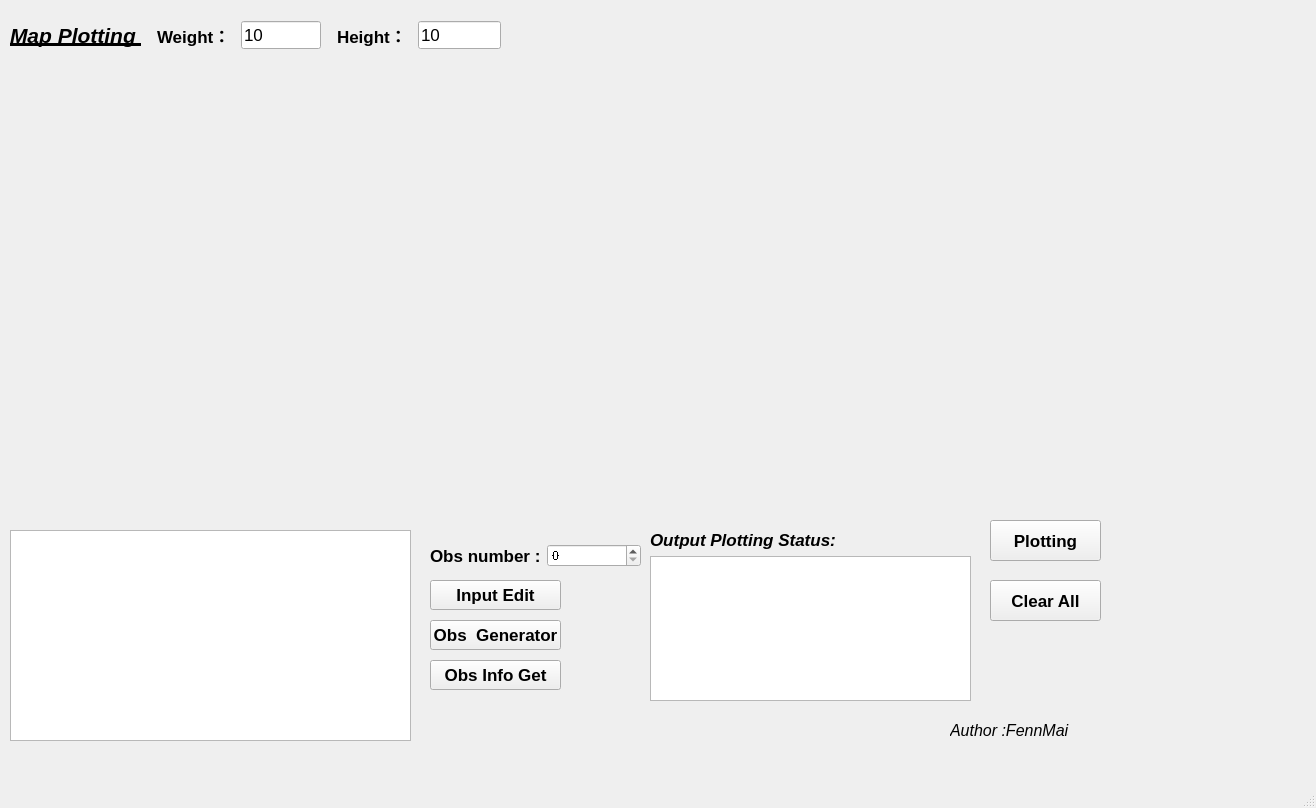
<?xml version="1.0" encoding="UTF-8"?>
<ui version="4.0">
 <class>PathPlanning_Platform</class>
 <widget class="QMainWindow" name="PathPlanning_Platform">
  <property name="geometry">
   <rect>
    <x>0</x>
    <y>0</y>
    <width>1316</width>
    <height>808</height>
   </rect>
  </property>
  <property name="windowTitle">
   <string>PathPlanning_Platform  1.2</string>
  </property>
  <property name="toolTip">
   <string/>
  </property>
  <property name="autoFillBackground">
   <bool>true</bool>
  </property>
  <widget class="QWidget" name="centralwidget">
   <widget class="QLabel" name="label">
    <property name="geometry">
     <rect>
      <x>10</x>
      <y>10</y>
      <width>141</width>
      <height>51</height>
     </rect>
    </property>
    <property name="font">
     <font>
      <pointsize>16</pointsize>
      <weight>75</weight>
      <italic>true</italic>
      <bold>true</bold>
      <underline>true</underline>
     </font>
    </property>
    <property name="text">
     <string>Map Plotting </string>
    </property>
   </widget>
   <widget class="QPushButton" name="Plotting">
    <property name="geometry">
     <rect>
      <x>990</x>
      <y>520</y>
      <width>111</width>
      <height>41</height>
     </rect>
    </property>
    <property name="font">
     <font>
      <pointsize>13</pointsize>
      <weight>75</weight>
      <italic>false</italic>
      <bold>true</bold>
     </font>
    </property>
    <property name="text">
     <string>Plotting</string>
    </property>
   </widget>
   <widget class="QWidget" name="verticalLayoutWidget">
    <property name="geometry">
     <rect>
      <x>10</x>
      <y>60</y>
      <width>941</width>
      <height>451</height>
     </rect>
    </property>
    <layout class="QVBoxLayout" name="QT_MapPlot"/>
   </widget>
   <widget class="QLabel" name="label_3">
    <property name="geometry">
     <rect>
      <x>950</x>
      <y>720</y>
      <width>121</width>
      <height>21</height>
     </rect>
    </property>
    <property name="font">
     <font>
      <pointsize>12</pointsize>
      <weight>50</weight>
      <italic>true</italic>
      <bold>false</bold>
     </font>
    </property>
    <property name="text">
     <string>Author :FennMai</string>
    </property>
   </widget>
   <widget class="QPushButton" name="Plotting_Clear">
    <property name="geometry">
     <rect>
      <x>990</x>
      <y>580</y>
      <width>111</width>
      <height>41</height>
     </rect>
    </property>
    <property name="font">
     <font>
      <pointsize>13</pointsize>
      <weight>75</weight>
      <italic>false</italic>
      <bold>true</bold>
     </font>
    </property>
    <property name="contextMenuPolicy">
     <enum>Qt::NoContextMenu</enum>
    </property>
    <property name="text">
     <string>Clear All</string>
    </property>
   </widget>
   <widget class="QWidget" name="layoutWidget">
    <property name="geometry">
     <rect>
      <x>650</x>
      <y>530</y>
      <width>321</width>
      <height>171</height>
     </rect>
    </property>
    <layout class="QVBoxLayout" name="output_lo">
     <item>
      <widget class="QLabel" name="label_2">
       <property name="font">
        <font>
         <pointsize>13</pointsize>
         <weight>75</weight>
         <italic>true</italic>
         <bold>true</bold>
        </font>
       </property>
       <property name="focusPolicy">
        <enum>Qt::TabFocus</enum>
       </property>
       <property name="text">
        <string>Output Plotting Status:</string>
       </property>
       <property name="scaledContents">
        <bool>false</bool>
       </property>
      </widget>
     </item>
     <item>
      <widget class="QTextBrowser" name="output_txt"/>
     </item>
    </layout>
   </widget>
   <widget class="QWidget" name="widget" native="true">
    <property name="geometry">
     <rect>
      <x>430</x>
      <y>530</y>
      <width>211</width>
      <height>51</height>
     </rect>
    </property>
    <layout class="QHBoxLayout" name="horizontalLayout">
     <item>
      <widget class="QLabel" name="label_4">
       <property name="font">
        <font>
         <pointsize>13</pointsize>
         <weight>75</weight>
         <bold>true</bold>
        </font>
       </property>
       <property name="mouseTracking">
        <bool>false</bool>
       </property>
       <property name="text">
        <string>Obs number :</string>
       </property>
       <property name="wordWrap">
        <bool>false</bool>
       </property>
      </widget>
     </item>
     <item>
      <widget class="QSpinBox" name="obs_nums_txt">
       <property name="font">
        <font>
         <stylestrategy>NoAntialias</stylestrategy>
        </font>
       </property>
       <property name="buttonSymbols">
        <enum>QAbstractSpinBox::UpDownArrows</enum>
       </property>
       <property name="minimum">
        <number>0</number>
       </property>
      </widget>
     </item>
    </layout>
   </widget>
   <widget class="QTableWidget" name="obs_input_table">
    <property name="geometry">
     <rect>
      <x>10</x>
      <y>530</y>
      <width>401</width>
      <height>211</height>
     </rect>
    </property>
    <property name="sizePolicy">
     <sizepolicy hsizetype="Expanding" vsizetype="Expanding">
      <horstretch>0</horstretch>
      <verstretch>6</verstretch>
     </sizepolicy>
    </property>
    <property name="font">
     <font>
      <family>Ubuntu Condensed</family>
      <pointsize>10</pointsize>
      <underline>false</underline>
     </font>
    </property>
    <property name="focusPolicy">
     <enum>Qt::StrongFocus</enum>
    </property>
    <property name="acceptDrops">
     <bool>true</bool>
    </property>
    <property name="columnCount">
     <number>0</number>
    </property>
    <attribute name="horizontalHeaderCascadingSectionResizes">
     <bool>true</bool>
    </attribute>
    <attribute name="horizontalHeaderDefaultSectionSize">
     <number>125</number>
    </attribute>
    <attribute name="horizontalHeaderShowSortIndicator" stdset="0">
     <bool>false</bool>
    </attribute>
    <attribute name="verticalHeaderShowSortIndicator" stdset="0">
     <bool>false</bool>
    </attribute>
   </widget>
   <widget class="QPushButton" name="obs_data_get">
    <property name="enabled">
     <bool>true</bool>
    </property>
    <property name="geometry">
     <rect>
      <x>430</x>
      <y>580</y>
      <width>131</width>
      <height>30</height>
     </rect>
    </property>
    <property name="font">
     <font>
      <pointsize>13</pointsize>
      <weight>75</weight>
      <italic>false</italic>
      <bold>true</bold>
     </font>
    </property>
    <property name="text">
     <string>Input Edit</string>
    </property>
   </widget>
   <widget class="QPushButton" name="Obs_Info_get">
    <property name="enabled">
     <bool>true</bool>
    </property>
    <property name="geometry">
     <rect>
      <x>430</x>
      <y>660</y>
      <width>131</width>
      <height>30</height>
     </rect>
    </property>
    <property name="font">
     <font>
      <pointsize>13</pointsize>
      <weight>75</weight>
      <italic>false</italic>
      <bold>true</bold>
     </font>
    </property>
    <property name="toolTipDuration">
     <number>1</number>
    </property>
    <property name="text">
     <string>Obs Info Get</string>
    </property>
   </widget>
   <widget class="QPushButton" name="ObsRndGen">
    <property name="enabled">
     <bool>true</bool>
    </property>
    <property name="geometry">
     <rect>
      <x>430</x>
      <y>620</y>
      <width>131</width>
      <height>30</height>
     </rect>
    </property>
    <property name="font">
     <font>
      <pointsize>13</pointsize>
      <weight>75</weight>
      <italic>false</italic>
      <bold>true</bold>
     </font>
    </property>
    <property name="toolTipDuration">
     <number>1</number>
    </property>
    <property name="text">
     <string>Obs  Generator</string>
    </property>
   </widget>
   <widget class="QWidget" name="layoutWidget_2">
    <property name="geometry">
     <rect>
      <x>330</x>
      <y>20</y>
      <width>171</width>
      <height>30</height>
     </rect>
    </property>
    <layout class="QHBoxLayout" name="horizontalLayout_3">
     <property name="leftMargin">
      <number>7</number>
     </property>
     <item>
      <widget class="QLabel" name="label_6">
       <property name="font">
        <font>
         <pointsize>13</pointsize>
         <weight>75</weight>
         <bold>true</bold>
        </font>
       </property>
       <property name="text">
        <string>Height： </string>
       </property>
      </widget>
     </item>
     <item>
      <widget class="QLineEdit" name="MapHeight">
       <property name="font">
        <font>
         <pointsize>13</pointsize>
        </font>
       </property>
       <property name="text">
        <string>10</string>
       </property>
      </widget>
     </item>
    </layout>
   </widget>
   <widget class="QWidget" name="">
    <property name="geometry">
     <rect>
      <x>150</x>
      <y>20</y>
      <width>171</width>
      <height>30</height>
     </rect>
    </property>
    <layout class="QHBoxLayout" name="horizontalLayout_2">
     <property name="leftMargin">
      <number>7</number>
     </property>
     <item>
      <widget class="QLabel" name="label_5">
       <property name="font">
        <font>
         <pointsize>13</pointsize>
         <weight>75</weight>
         <bold>true</bold>
        </font>
       </property>
       <property name="text">
        <string>Weight： </string>
       </property>
      </widget>
     </item>
     <item>
      <widget class="QLineEdit" name="MapWeight">
       <property name="font">
        <font>
         <pointsize>13</pointsize>
        </font>
       </property>
       <property name="text">
        <string>10</string>
       </property>
      </widget>
     </item>
    </layout>
   </widget>
  </widget>
  <widget class="QMenuBar" name="menubar">
   <property name="geometry">
    <rect>
     <x>0</x>
     <y>0</y>
     <width>1316</width>
     <height>22</height>
    </rect>
   </property>
   <property name="font">
    <font>
     <family>Ubuntu</family>
     <pointsize>11</pointsize>
     <stylestrategy>PreferDefault</stylestrategy>
    </font>
   </property>
  </widget>
  <widget class="QStatusBar" name="statusbar">
   <property name="sizeGripEnabled">
    <bool>true</bool>
   </property>
  </widget>
 </widget>
 <resources/>
 <connections/>
</ui>
